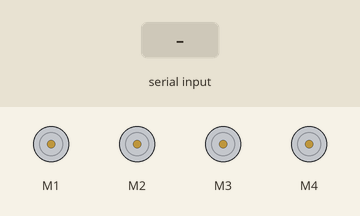
The sketch below on a simulated Arduino Uno, built with avr-gcc and run on an emulated ATmega328P. Parts: 4 × DC motor (green arrow = forward, orange = backward, longer = faster). Inputs (shaded band) come from the test bench.

Above: at 1.2 s.
1.3 s: "F" received over Serial
At 2.0 s:
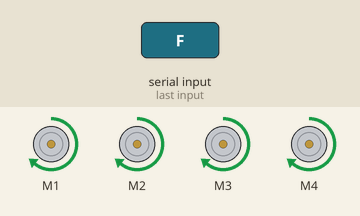
2.8 s: "B" received over Serial
At 3.1 s:
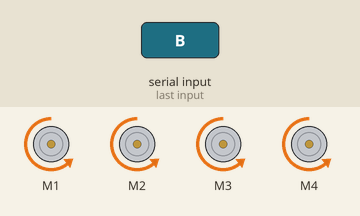
4.3 s: "L" received over Serial
At 5.5 s:
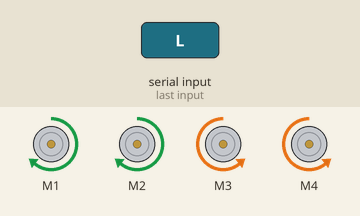
5.8 s: "R" received over Serial
At 6.6 s:
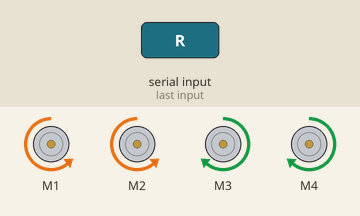
7.3 s: "S" received over Serial
At 7.8 s:
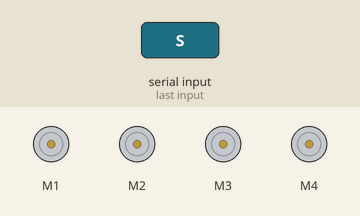
Timing chart, 0 to 9.8 s (numbered marks = the images above; inputs shaded):
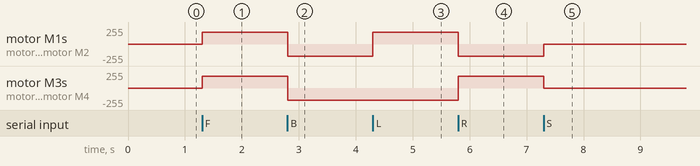

The sketch:

sketch_sep1j.ino
```cpp
#include <AFMotor.h>

AF_DCMotor motor1(1);
AF_DCMotor motor2(2);
AF_DCMotor motor3(3);
AF_DCMotor motor4(4);

char cmd;

void setup()
{
  Serial.begin(9600);

  motor1.setSpeed(180);
  motor2.setSpeed(180);
  motor3.setSpeed(180);
  motor4.setSpeed(180);

  stopCar();
}

void loop()
{
  if (Serial.available())
  {
    cmd = Serial.read();

    switch(cmd)
    {
      case 'F':
        forward();
        break ;

      case 'B':
        backward();
        break;

      case 'L':
        left();
        break;

      case 'R':
        right();
        break;

      case 'S':
        stopCar();
        break;
    }
  }
}

void forward()
{
  motor1.run(FORWARD);
  motor2.run(FORWARD);
  motor3.run(FORWARD);
  motor4.run(FORWARD);
}

void backward()
{
  motor1.run(BACKWARD);
  motor2.run(BACKWARD);
  motor3.run(BACKWARD);
  motor4.run(BACKWARD);
}

void left()
{
    motor1.run(FORWARD);
  motor2.run(FORWARD);
  motor3.run(BACKWARD);
  motor4.run(BACKWARD);
}

void right()
{
  motor1.run(BACKWARD);
  motor2.run(BACKWARD);
  motor3.run(FORWARD);
  motor4.run(FORWARD);
}

void stopCar()
{
  motor1.run(RELEASE);
  motor2.run(RELEASE);
  motor3.run(RELEASE);
  motor4.run(RELEASE);
}
```

Measured:
- after the input at 1.3 s, motor M1–4: stopped → forward 180/255 at once
- after the input at 2.8 s, motor M1–4: forward 180/255 → backward 180/255 at once
- after the input at 4.3 s, motor M1, motor M2: backward 180/255 → forward 180/255 at once
- after the input at 5.8 s, motor M1, motor M2: forward 180/255 → backward 180/255 at once; motor M3, motor M4: backward 180/255 → forward 180/255 at once
- after the input at 7.3 s, motor M1, motor M2: backward 180/255 → stopped at once; motor M3, motor M4: forward 180/255 → stopped at once
